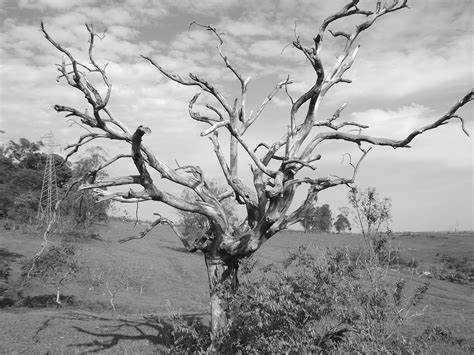
#> input picture imagemPB.jpg, 474 x 355 px
$ python Atividade1.py
#> lines starting #> are read from the running program, lines starting #| are printed output that depends on the picture
# -*- coding: utf-8 -*-

import cv2
from matplotlib import pyplot as plt

#Carregar as imagens
imagem = cv2.imread('imagemPB.jpg', 0)
#> imagem is the input picture: shape (355, 474); min 0, max 255, mean 154.6
imagemColorida = cv2.imread('imagemColorida.jpg')
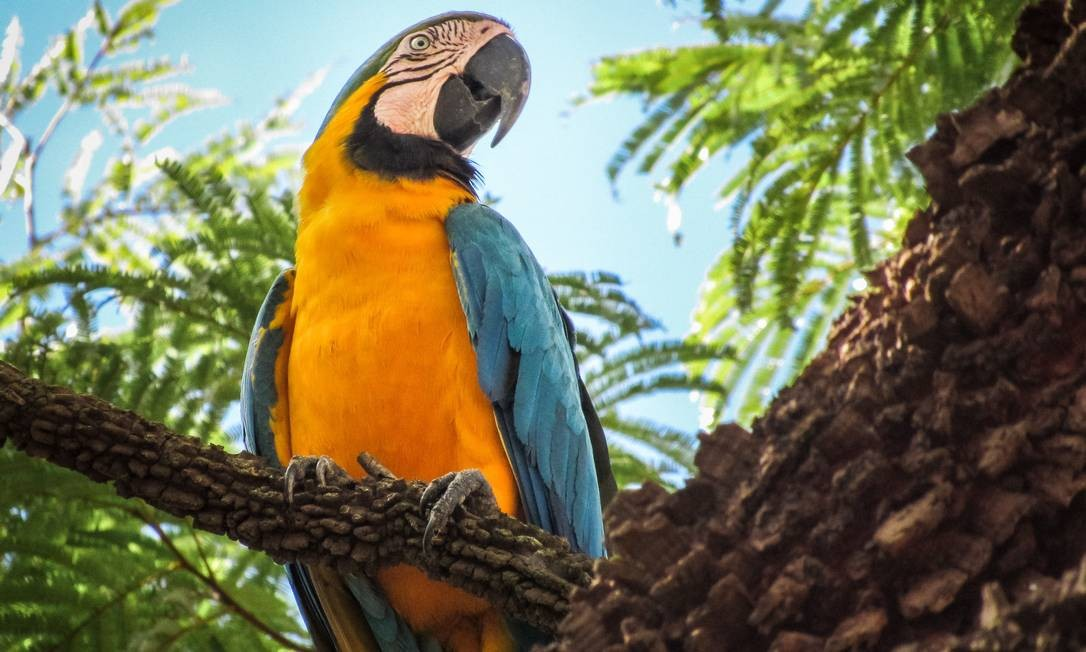
#> input picture imagemColorida.jpg, 1086 x 652 px
#> imagemColorida is the input picture: shape (652, 1086, 3); mean B, G, R 87.1, 116, 116.8

#Criar e mostrar o histograma da imagem em preto e branco
plt.hist(imagem.ravel(), 256, [0, 256])
plt.xlim(0, 256)
plt.show()
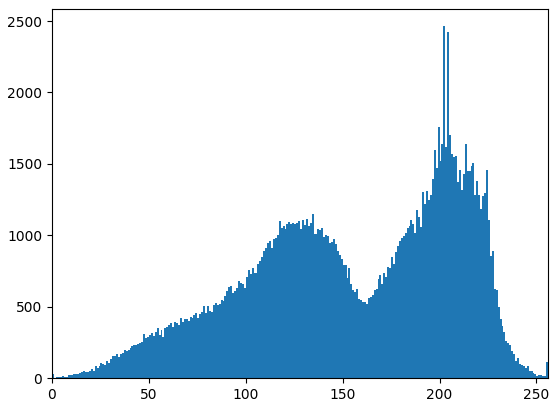
#> figure drawn by matplotlib, 1 panel; tallest bar 2464 high, from x = 202 to 203

#Criar e mostrar o histograma da imagem colorida
color = ('b', 'g', 'r')
for i,cor in enumerate(color):
    hist = cv2.calcHist([imagemColorida], [i], None, [256], [0, 256])
    plt.plot(hist, color = cor)
    plt.xlim([0, 256])
plt.show()
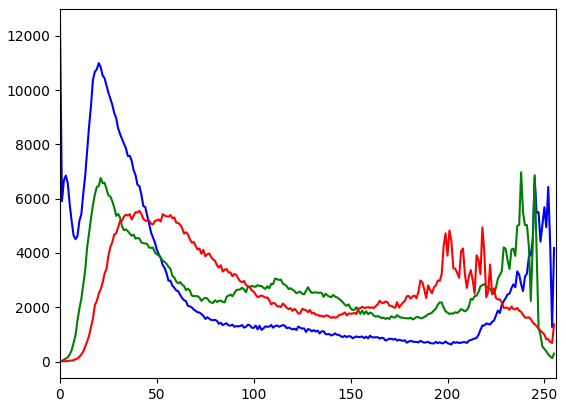
#> figure drawn by matplotlib, 1 panel; curve peaks at x = 0, y = 12382; curve peaks at x = 238, y = 6973; curve peaks at x = 41, y = 5551

#Mostrar as imagens na tela
#cv2.imshow('ImagemPB', imagem)
#cv2.imshow('Imagem Colorida', imagemColorida)
cv2.waitKey(0)
cv2.destroyAllWindows()
